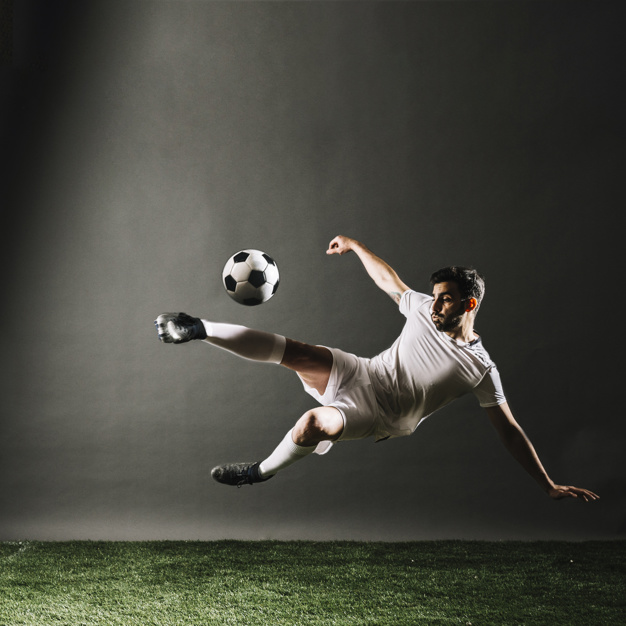
#> input picture jogador.jpg, 626 x 626 px
$ python mascara.py
#> lines starting #> are read from the running program, lines starting #| are printed output that depends on the picture; after the words box and inside, x2 and y2 are one past the last pixel; in counts of white or black regions, pixels touching at a corner belong together
import cv2
import numpy as np

imagem = cv2.imread("jogador.jpg")
#> imagem is the input picture: shape (626, 626, 3); mean B, G, R 62.3, 70.7, 70.2
mascara = np.zeros( imagem.shape[:2], dtype="uint8")

"""
for y in range( 0, mascara.shape[0], 1):
    for x in range(0, mascara.shape[1],1):
        mascara[y, x] = (255,255,255)
"""

(cX, cY) = ( imagem.shape[1] //2, imagem.shape[0] // 2 )
#> cX = 313; cY = 313
cv2.circle( mascara, (cX, cY ), 100, 255, -1)
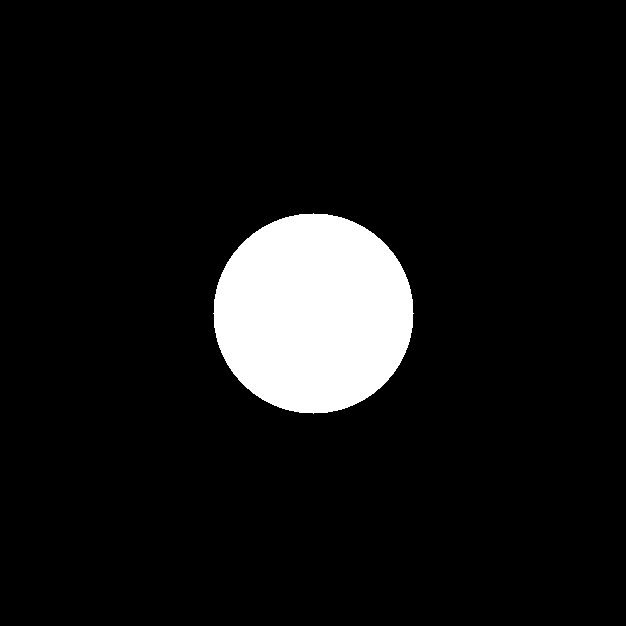
#> mascara: shape (626, 626); 8% white; 1 white region, box (x1, y1, x2, y2) and area: (213, 213, 414, 414) 31417
imagem_com_mascara = cv2.bitwise_and( imagem, imagem, mask=mascara)
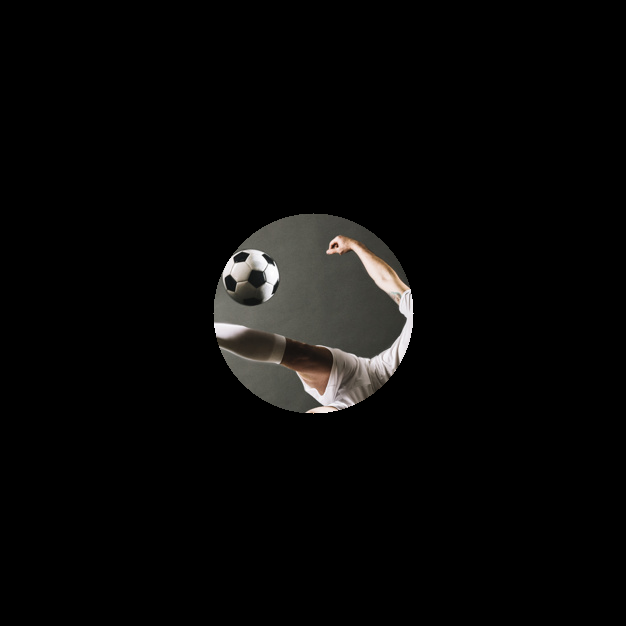
#> imagem_com_mascara: shape (626, 626, 3); mean B, G, R 7.5, 8, 8.4
cv2.imshow("mascra", imagem_com_mascara )
print( imagem )
#> (printed output is left out)
